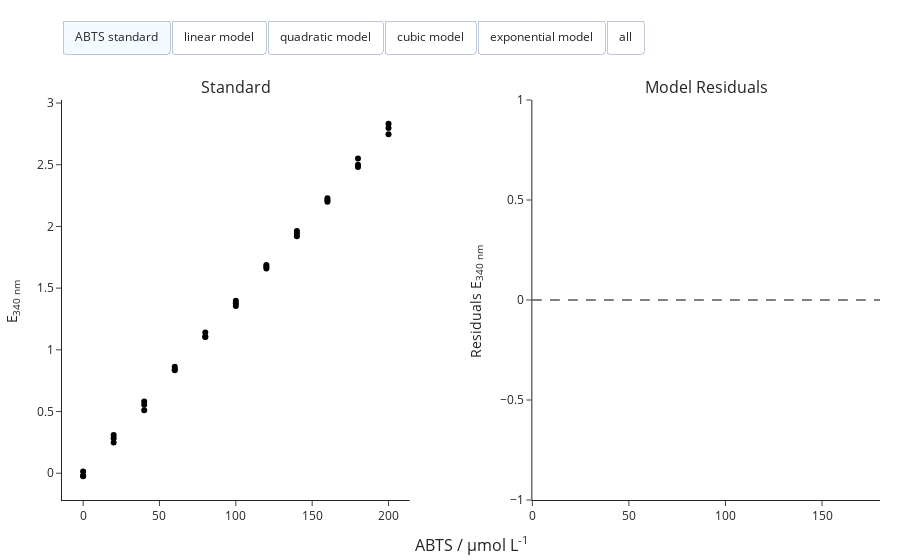

Here is the notebook cell this chart was saved with:
### Markdown cell above
## Model visualization

Models can be visualized, displaying the measured samples used for fitting of thee model, as well as the fitted model. Additionally, the residuals of the model are visualized.

### Code cell
# Visualize the models
calibrator.visualize()

### Figure 1 — Plotly figure (JSON) as saved in the notebook; plotly's stock layout.template omitted (floating-point values rounded to 4 significant figures; data arrays with more than 128 entries replaced by an {"elided": "..."} marker saying what was removed)
{"data": [{"customdata": ["ABTS standard"], "hovertemplate": "Signal: %{y:.2f}", "marker": {"color": "#000000"}, "mode": "markers", "name": "sample0", "showlegend": false, "type": "scatter", "visible": true, "x": [0], "xaxis": "x", "y": [0.01504], "yaxis": "y"}, {"customdata": ["ABTS standard"], "hovertemplate": "Signal: %{y:.2f}", "marker": {"color": "#000000"}, "mode": "markers", "name": "sample1", "showlegend": false, "type": "scatter", "visible": true, "x": [0], "xaxis": "x", "y": [-0.02115], "yaxis": "y"}, {"customdata": ["ABTS standard"], "hovertemplate": "Signal: %{y:.2f}", "marker": {"color": "#000000"}, "mode": "markers", "name": "sample2", "showlegend": false, "type": "scatter", "visible": true, "x": [0], "xaxis": "x", "y": [-0.02438], "yaxis": "y"}, {"customdata": ["ABTS standard"], "hovertemplate": "Signal: %{y:.2f}", "marker": {"color": "#000000"}, "mode": "markers", "name": "sample3", "showlegend": false, "type": "scatter", "visible": true, "x": [20], "xaxis": "x", "y": [0.2494], "yaxis": "y"}, {"customdata": ["ABTS standard"], "hovertemplate": "Signal: %{y:.2f}", "marker": {"color": "#000000"}, "mode": "markers", "name": "sample4", "showlegend": false, "type": "scatter", "visible": true, "x": [20], "xaxis": "x", "y": [0.2833], "yaxis": "y"}, {"customdata": ["ABTS standard"], "hovertemplate": "Signal: %{y:.2f}", "marker": {"color": "#000000"}, "mode": "markers", "name": "sample5", "showlegend": false, "type": "scatter", "visible": true, "x": [20], "xaxis": "x", "y": [0.3108], "yaxis": "y"}, {"customdata": ["ABTS standard"], "hovertemplate": "Signal: %{y:.2f}", "marker": {"color": "#000000"}, "mode": "markers", "name": "sample6", "showlegend": false, "type": "scatter", "visible": true, "x": [40], "xaxis": "x", "y": [0.5095], "yaxis": "y"}, {"customdata": ["ABTS standard"], "hovertemplate": "Signal: %{y:.2f}", "marker": {"color": "#000000"}, "mode": "markers", "name": "sample7", "showlegend": false, "type": "scatter", "visible": true, "x": [40], "xaxis": "x", "y": [0.5821], "yaxis": "y"}, {"customdata": ["ABTS standard"], "hovertemplate": "Signal: %{y:.2f}", "marker": {"color": "#000000"}, "mode": "markers", "name": "sample8", "showlegend": false, "type": "scatter", "visible": true, "x": [40], "xaxis": "x", "y": [0.5549], "yaxis": "y"}, {"customdata": ["ABTS standard"], "hovertemplate": "Signal: %{y:.2f}", "marker": {"color": "#000000"}, "mode": "markers", "name": "sample9", "showlegend": false, "type": "scatter", "visible": true, "x": [60], "xaxis": "x", "y": [0.8354], "yaxis": "y"}, {"customdata": ["ABTS standard"], "hovertemplate": "Signal: %{y:.2f}", "marker": {"color": "#000000"}, "mode": "markers", "name": "sample10", "showlegend": false, "type": "scatter", "visible": true, "x": [60], "xaxis": "x", "y": [0.8628], "yaxis": "y"}, {"customdata": ["ABTS standard"], "hovertemplate": "Signal: %{y:.2f}", "marker": {"color": "#000000"}, "mode": "markers", "name": "sample11", "showlegend": false, "type": "scatter", "visible": true, "x": [60], "xaxis": "x", "y": [0.843], "yaxis": "y"}, {"customdata": ["ABTS standard"], "hovertemplate": "Signal: %{y:.2f}", "marker": {"color": "#000000"}, "mode": "markers", "name": "sample12", "showlegend": false, "type": "scatter", "visible": true, "x": [80], "xaxis": "x", "y": [1.103], "yaxis": "y"}, {"customdata": ["ABTS standard"], "hovertemplate": "Signal: %{y:.2f}", "marker": {"color": "#000000"}, "mode": "markers", "name": "sample13", "showlegend": false, "type": "scatter", "visible": true, "x": [80], "xaxis": "x", "y": [1.106], "yaxis": "y"}, {"customdata": ["ABTS standard"], "hovertemplate": "Signal: %{y:.2f}", "marker": {"color": "#000000"}, "mode": "markers", "name": "sample14", "showlegend": false, "type": "scatter", "visible": true, "x": [80], "xaxis": "x", "y": [1.14], "yaxis": "y"}, {"customdata": ["ABTS standard"], "hovertemplate": "Signal: %{y:.2f}", "marker": {"color": "#000000"}, "mode": "markers", "name": "sample15", "showlegend": false, "type": "scatter", "visible": true, "x": [100], "xaxis": "x", "y": [1.397], "yaxis": "y"}, {"customdata": ["ABTS standard"], "hovertemplate": "Signal: %{y:.2f}", "marker": {"color": "#000000"}, "mode": "markers", "name": "sample16", "showlegend": false, "type": "scatter", "visible": true, "x": [100], "xaxis": "x", "y": [1.355], "yaxis": "y"}, {"customdata": ["ABTS standard"], "hovertemplate": "Signal: %{y:.2f}", "marker": {"color": "#000000"}, "mode": "markers", "name": "sample17", "showlegend": false, "type": "scatter", "visible": true, "x": [100], "xaxis": "x", "y": [1.378], "yaxis": "y"}, {"customdata": ["ABTS standard"], "hovertemplate": "Signal: %{y:.2f}", "marker": {"color": "#000000"}, "mode": "markers", "name": "sample18", "showlegend": false, "type": "scatter", "visible": true, "x": [120], "xaxis": "x", "y": [1.676], "yaxis": "y"}, {"customdata": ["ABTS standard"], "hovertemplate": "Signal: %{y:.2f}", "marker": {"color": "#000000"}, "mode": "markers", "name": "sample19", "showlegend": false, "type": "scatter", "visible": true, "x": [120], "xaxis": "x", "y": [1.687], "yaxis": "y"}, {"customdata": ["ABTS standard"], "hovertemplate": "Signal: %{y:.2f}", "marker": {"color": "#000000"}, "mode": "markers", "name": "sample20", "showlegend": false, "type": "scatter", "visible": true, "x": [120], "xaxis": "x", "y": [1.659], "yaxis": "y"}, {"customdata": ["ABTS standard"], "hovertemplate": "Signal: %{y:.2f}", "marker": {"color": "#000000"}, "mode": "markers", "name": "sample21", "showlegend": false, "type": "scatter", "visible": true, "x": [140], "xaxis": "x", "y": [1.963], "yaxis": "y"}, {"customdata": ["ABTS standard"], "hovertemplate": "Signal: %{y:.2f}", "marker": {"color": "#000000"}, "mode": "markers", "name": "sample22", "showlegend": false, "type": "scatter", "visible": true, "x": [140], "xaxis": "x", "y": [1.944], "yaxis": "y"}, {"customdata": ["ABTS standard"], "hovertemplate": "Signal: %{y:.2f}", "marker": {"color": "#000000"}, "mode": "markers", "name": "sample23", "showlegend": false, "type": "scatter", "visible": true, "x": [140], "xaxis": "x", "y": [1.92], "yaxis": "y"}, {"customdata": ["ABTS standard"], "hovertemplate": "Signal: %{y:.2f}", "marker": {"color": "#000000"}, "mode": "markers", "name": "sample24", "showlegend": false, "type": "scatter", "visible": true, "x": [160], "xaxis": "x", "y": [2.211], "yaxis": "y"}, {"customdata": ["ABTS standard"], "hovertemplate": "Signal: %{y:.2f}", "marker": {"color": "#000000"}, "mode": "markers", "name": "sample25", "showlegend": false, "type": "scatter", "visible": true, "x": [160], "xaxis": "x", "y": [2.229], "yaxis": "y"}, {"customdata": ["ABTS standard"], "hovertemplate": "Signal: %{y:.2f}", "marker": {"color": "#000000"}, "mode": "markers", "name": "sample26", "showlegend": false, "type": "scatter", "visible": true, "x": [160], "xaxis": "x", "y": [2.199], "yaxis": "y"}, {"customdata": ["ABTS standard"], "hovertemplate": "Signal: %{y:.2f}", "marker": {"color": "#000000"}, "mode": "markers", "name": "sample27", "showlegend": false, "type": "scatter", "visible": true, "x": [180], "xaxis": "x", "y": [2.5], "yaxis": "y"}, {"customdata": ["ABTS standard"], "hovertemplate": "Signal: %{y:.2f}", "marker": {"color": "#000000"}, "mode": "markers", "name": "sample28", "showlegend": false, "type": "scatter", "visible": true, "x": [180], "xaxis": "x", "y": [2.55], "yaxis": "y"}, {"customdata": ["ABTS standard"], "hovertemplate": "Signal: %{y:.2f}", "marker": {"color": "#000000"}, "mode": "markers", "name": "sample29", "showlegend": false, "type": "scatter", "visible": true, "x": [180], "xaxis": "x", "y": [2.481], "yaxis": "y"}, {"customdata": ["ABTS standard"], "hovertemplate": "Signal: %{y:.2f}", "marker": {"color": "#000000"}, "mode": "markers", "name": "sample30", "showlegend": false, "type": "scatter", "visible": true, "x": [200], "xaxis": "x", "y": [2.747], "yaxis": "y"}, {"customdata": ["ABTS standard"], "hovertemplate": "Signal: %{y:.2f}", "marker": {"color": "#000000"}, "mode": "markers", "name": "sample31", "showlegend": false, "type": "scatter", "visible": true, "x": [200], "xaxis": "x", "y": [2.832], "yaxis": "y"}, {"customdata": ["ABTS standard"], "hovertemplate": "Signal: %{y:.2f}", "marker": {"color": "#000000"}, "mode": "markers", "name": "sample32", "showlegend": false, "type": "scatter", "visible": true, "x": [200], "xaxis": "x", "y": [2.797], "yaxis": "y"}, {"customdata": ["linear model"], "hovertemplate": "Signal: %{y:.2f}", "marker": {"color": "#636EFA"}, "mode": "lines", "name": "linear model", "type": "scatter", "visible": false, "x": {"elided": "145 float values"}, "xaxis": "x", "y": {"elided": "145 float values"}, "yaxis": "y"}, {"customdata": ["linear model"], "hoverinfo": "skip", "hovertemplate": "Signal: %{y:.2f}", "marker": {"color": "#636EFA"}, "mode": "markers", "name": "Residuals", "type": "scatter", "visible": false, "x": [0, 0, 0, 20, 20, 20, 40, 40, 40, 60, 60, 60, 80, 80, 80, 100, 100, 100, 120, 120, 120, 140, 140, 140, 160, 160, 160, 180, 180], "xaxis": "x2", "y": [0.01504, -0.02115, -0.02438, -0.02791, 0.0059, 0.03343, -0.04518, 0.02738, 0.0001484, 0.003345, 0.0307, 0.01098, -0.006215, -0.003409, 0.0306, 0.01014, -0.03161, -0.008668, 0.01204, 0.02287, -0.004987, 0.02152, 0.002142, -0.02118, -0.007579, 0.01007, -0.01955, 0.003537, -0.01519], "yaxis": "y2"}, {"customdata": ["linear model"], "hovertemplate": "Signal: %{y:.2f}", "line": {"color": "grey", "dash": "dash", "width": 2}, "showlegend": false, "type": "scatter", "visible": true, "x": [0, 0, 0, 20, 20, 20, 40, 40, 40, 60, 60, 60, 80, 80, 80, 100, 100, 100, 120, 120, 120, 140, 140, 140, 160, 160, 160, 180, 180], "xaxis": "x2", "y": [0, 0, 0, 0, 0, 0, 0, 0, 0, 0, 0, 0, 0, 0, 0, 0, 0, 0, 0, 0, 0, 0, 0, 0, 0, 0, 0, 0, 0], "yaxis": "y2"}, {"customdata": ["quadratic model"], "hovertemplate": "Signal: %{y:.2f}", "marker": {"color": "#EF553B"}, "mode": "lines", "name": "quadratic model", "type": "scatter", "visible": false, "x": {"elided": "145 float values"}, "xaxis": "x", "y": {"elided": "145 float values"}, "yaxis": "y"}, {"customdata": ["quadratic model"], "hoverinfo": "skip", "hovertemplate": "Signal: %{y:.2f}", "marker": {"color": "#EF553B"}, "mode": "markers", "name": "Residuals", "type": "scatter", "visible": false, "x": [0, 0, 0, 20, 20, 20, 40, 40, 40, 60, 60, 60, 80, 80, 80, 100, 100, 100, 120, 120, 120, 140, 140, 140, 160, 160, 160, 180, 180], "xaxis": "x2", "y": [0.01504, -0.02115, -0.02438, -0.03005, 0.003765, 0.0313, -0.04873, 0.02384, -0.003398, -0.0008907, 0.02647, 0.00674, -0.01042, -0.007611, 0.0264, 0.006694, -0.03506, -0.01211, 0.01007, 0.02091, -0.006954, 0.02175, 0.002377, -0.02095, -0.004419, 0.01323, -0.01639, 0.01034, -0.008378], "yaxis": "y2"}, {"customdata": ["quadratic model"], "hovertemplate": "Signal: %{y:.2f}", "line": {"color": "grey", "dash": "dash", "width": 2}, "showlegend": false, "type": "scatter", "visible": true, "x": [0, 0, 0, 20, 20, 20, 40, 40, 40, 60, 60, 60, 80, 80, 80, 100, 100, 100, 120, 120, 120, 140, 140, 140, 160, 160, 160, 180, 180], "xaxis": "x2", "y": [0, 0, 0, 0, 0, 0, 0, 0, 0, 0, 0, 0, 0, 0, 0, 0, 0, 0, 0, 0, 0, 0, 0, 0, 0, 0, 0, 0, 0], "yaxis": "y2"}, {"customdata": ["cubic model"], "hovertemplate": "Signal: %{y:.2f}", "marker": {"color": "#00CC96"}, "mode": "lines", "name": "cubic model", "type": "scatter", "visible": false, "x": {"elided": "145 float values"}, "xaxis": "x", "y": {"elided": "145 float values"}, "yaxis": "y"}, {"customdata": ["cubic model"], "hoverinfo": "skip", "hovertemplate": "Signal: %{y:.2f}", "marker": {"color": "#00CC96"}, "mode": "markers", "name": "Residuals", "type": "scatter", "visible": false, "x": [0, 0, 0, 20, 20, 20, 40, 40, 40, 60, 60, 60, 80, 80, 80, 100, 100, 100, 120, 120, 120, 140, 140, 140, 160, 160, 160, 180, 180], "xaxis": "x2", "y": [0.01504, -0.02115, -0.02438, -0.02997, 0.00384, 0.03137, -0.04864, 0.02393, -0.00331, -0.0008294, 0.02653, 0.006802, -0.01041, -0.007599, 0.02641, 0.006655, -0.0351, -0.01215, 0.01, 0.02083, -0.007028, 0.02168, 0.002307, -0.02102, -0.004431, 0.01322, -0.0164, 0.01047, -0.008255], "yaxis": "y2"}, {"customdata": ["cubic model"], "hovertemplate": "Signal: %{y:.2f}", "line": {"color": "grey", "dash": "dash", "width": 2}, "showlegend": false, "type": "scatter", "visible": true, "x": [0, 0, 0, 20, 20, 20, 40, 40, 40, 60, 60, 60, 80, 80, 80, 100, 100, 100, 120, 120, 120, 140, 140, 140, 160, 160, 160, 180, 180], "xaxis": "x2", "y": [0, 0, 0, 0, 0, 0, 0, 0, 0, 0, 0, 0, 0, 0, 0, 0, 0, 0, 0, 0, 0, 0, 0, 0, 0, 0, 0, 0, 0], "yaxis": "y2"}, {"customdata": ["exponential model"], "hovertemplate": "Signal: %{y:.2f}", "marker": {"color": "#AB63FA"}, "mode": "lines", "name": "exponential model", "type": "scatter", "visible": false, "x": {"elided": "145 float values"}, "xaxis": "x", "y": {"elided": "145 float values"}, "yaxis": "y"}, {"customdata": ["exponential model"], "hoverinfo": "skip", "hovertemplate": "Signal: %{y:.2f}", "marker": {"color": "#AB63FA"}, "mode": "markers", "name": "Residuals", "type": "scatter", "visible": false, "x": [0, 0, 0, 20, 20, 20, 40, 40, 40, 60, 60, 60, 80, 80, 80, 100, 100, 100, 120, 120, 120, 140, 140, 140, 160, 160, 160, 180, 180], "xaxis": "x2", "y": [-0.4088, -0.445, -0.4482, -0.2724, -0.2386, -0.2111, -0.133, -0.06043, -0.08767, 0.04432, 0.07168, 0.05195, 0.1292, 0.132, 0.166, 0.1977, 0.1559, 0.1789, 0.1996, 0.2105, 0.1826, 0.1451, 0.1257, 0.1024, -0.02702, -0.009367, -0.03898, -0.2561, -0.2748], "yaxis": "y2"}, {"customdata": ["exponential model"], "hovertemplate": "Signal: %{y:.2f}", "line": {"color": "grey", "dash": "dash", "width": 2}, "showlegend": false, "type": "scatter", "visible": true, "x": [0, 0, 0, 20, 20, 20, 40, 40, 40, 60, 60, 60, 80, 80, 80, 100, 100, 100, 120, 120, 120, 140, 140, 140, 160, 160, 160, 180, 180], "xaxis": "x2", "y": [0, 0, 0, 0, 0, 0, 0, 0, 0, 0, 0, 0, 0, 0, 0, 0, 0, 0, 0, 0, 0, 0, 0, 0, 0, 0, 0, 0, 0], "yaxis": "y2"}], "layout": {"annotations": [{"font": {"size": 16}, "showarrow": false, "text": "Standard", "x": 0.2125, "xanchor": "center", "xref": "paper", "y": 1, "yanchor": "bottom", "yref": "paper"}, {"font": {"size": 16}, "showarrow": false, "text": "Model Residuals", "x": 0.7875, "xanchor": "center", "xref": "paper", "y": 1, "yanchor": "bottom", "yref": "paper"}, {"font": {"size": 16}, "showarrow": false, "text": "ABTS / µmol L<sup>-1</sup>", "x": 0.5, "xanchor": "center", "xref": "paper", "y": 0, "yanchor": "top", "yref": "paper", "yshift": -30}], "margin": {"b": 60, "l": 20, "r": 20, "t": 100}, "updatemenus": [{"active": 0, "buttons": [{"args": [{"visible": [true, true, true, true, true, true, true, true, true, true, true, true, true, true, true, true, true, true, true, true, true, true, true, true, true, true, true, true, true, true, true, true, true, false, false, false, false, false, false, false, false, false, false, false, false]}], "label": "ABTS standard", "method": "update"}, {"args": [{"title": "linear model", "visible": [true, true, true, true, true, true, true, true, true, true, true, true, true, true, true, true, true, true, true, true, true, true, true, true, true, true, true, true, true, true, true, true, true, true, true, true, false, false, false, false, false, false, false, false, false]}], "label": "linear model", "method": "update"}, {"args": [{"title": "quadratic model", "visible": [true, true, true, true, true, true, true, true, true, true, true, true, true, true, true, true, true, true, true, true, true, true, true, true, true, true, true, true, true, true, true, true, true, false, false, false, true, true, true, false, false, false, false, false, false]}], "label": "quadratic model", "method": "update"}, {"args": [{"title": "cubic model", "visible": [true, true, true, true, true, true, true, true, true, true, true, true, true, true, true, true, true, true, true, true, true, true, true, true, true, true, true, true, true, true, true, true, true, false, false, false, false, false, false, true, true, true, false, false, false]}], "label": "cubic model", "method": "update"}, {"args": [{"title": "exponential model", "visible": [true, true, true, true, true, true, true, true, true, true, true, true, true, true, true, true, true, true, true, true, true, true, true, true, true, true, true, true, true, true, true, true, true, false, false, false, false, false, false, false, false, false, true, true, true]}], "label": "exponential model", "method": "update"}, {"args": [{"visible": [true, true, true, true, true, true, true, true, true, true, true, true, true, true, true, true, true, true, true, true, true, true, true, true, true, true, true, true, true, true, true, true, true, true, true, true, true, true, true, true, true, true, true, true, true]}], "label": "all", "method": "update"}], "direction": "right", "type": "buttons", "x": 0, "xanchor": "left", "y": 1.2, "yanchor": "top"}], "xaxis": {"anchor": "y", "domain": [0, 0.425]}, "xaxis2": {"anchor": "y2", "domain": [0.575, 1]}, "yaxis": {"anchor": "x", "domain": [0, 1], "title": {"text": "E<sub>340 nm <sub>"}}, "yaxis2": {"anchor": "x2", "domain": [0, 1], "title": {"text": "Residuals E<sub>340 nm <sub>"}}}}
